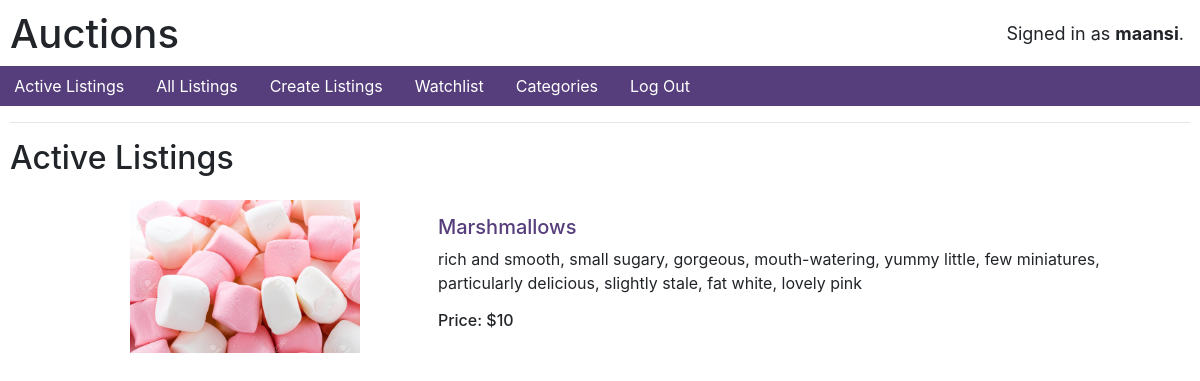
Screenshot of / (signed in) with the database file from the repository.
### auctions/models.py (models this page shows, shortened)
class User(AbstractUser):
    pass

class listing(models.Model):
    owner=models.CharField(max_length=64,default="")
    title=models.CharField(max_length=50)
    desc=models.TextField()
    active=models.BooleanField(default="True")
    winner=models.CharField(max_length=64,default="")
    initial_amt=models.IntegerField()
    image=models.ImageField(upload_to='product')
    category=models.CharField(max_length = 20, choices =CHOICES)

### auctions/views.py (the view)
# urls.py: path("", views.index, name="index"),
def index(request):
    infos=listing.objects.filter(active=True)
    return render(request, "auctions/index.html",{'infos':infos})

### auctions/templates/auctions/index.html
{% extends "auctions/layout.html" %}
{% block body %}
    <h2>Active Listings</h2>
    <table>
        {% for info in infos %}
        <tr>
            <td id="img-col">
                <a href="{% url 'details' info.id %}"><img src="{{ info.image.url }}"></a>
            </td>
            <td id="right-col">
                <a href="{% url 'details' info.id %}"><h5>{{ info.title }}</h5></a>
                <p>{{ info.desc }}</p>
                <h6>Price: ${{ info.initial_amt }}</h6>
        </tr>
        {% endfor %}
    </table>
{% endblock %}

### auctions/templates/auctions/layout.html (shortened to what this page needs)
{% load static %}
<!DOCTYPE html>
<html lang="en">
    <head>
        <link rel="stylesheet" href="https://stackpath.bootstrapcdn.com/bootstrap/4.4.1/css/bootstrap.min.css">
        <link href="{% static 'auctions/styles.css' %}" rel="stylesheet">
    </head>
    <body>
        <h1>Auctions</h1>
        <div id="user-name">
            {% if user.is_authenticated %}
                Signed in as <strong>{{ user.username }}</strong>.
            {% else %}
                Not signed in.
            {% endif %}
        </div>
        <ul class="nav">
            <li class="nav-item">
                <a class="nav-link" href="{% url 'index' %}">Active Listings</a>
            </li>
            <li class="nav-item">
                <a class="nav-link" href="{% url 'all_listings' %}">All Listings</a>
            </li>
            {% if user.is_authenticated %}
                <li class="nav-item">
                    <a class="nav-link" href="{% url 'create_listings' %}">Create Listings</a>
                </li>
                <li class="nav-item">
                    <a class="nav-link" href="{% url 'watchlist' %}">Watchlist</a>
                </li>
                <li class="nav-item">
                    <a class="nav-link" href="{% url 'logout' %}">Categories</a>
                </li>
                <li class="nav-item">
                    <a class="nav-link" href="{% url 'logout' %}">Log Out</a>
                </li>
            {% endif %}
        </ul>
        <hr>
        {% block body %}
        {% endblock %}
    </body>
</html>

### static/auctions/styles.css (style rules this page uses)
body { padding: 10px; }
img { max-width:60%; height:auto; margin-left:15%; }
#img-col { float: center; padding: 15px; text-align: center; }
#right-col { width: 65%; float: center; padding: 15px; }
a { color:#563d7c; }
.nav { background-color: #563d7c; margin-left: -1%; margin-right: -1%; }
.nav-link { color:white; }
#user-name { position: absolute; top: 20px; right: 16px; font-size: 18px; }

### rows the page displays
User: username "maansi"
listing: image (picture), title "Marshmallows", desc "rich and smooth, small sugary, gorgeous, mouth-watering, yummy little, few miniatures, particularly delicious, slightly stale, fat white, lovely pink", initial_amt "10"
